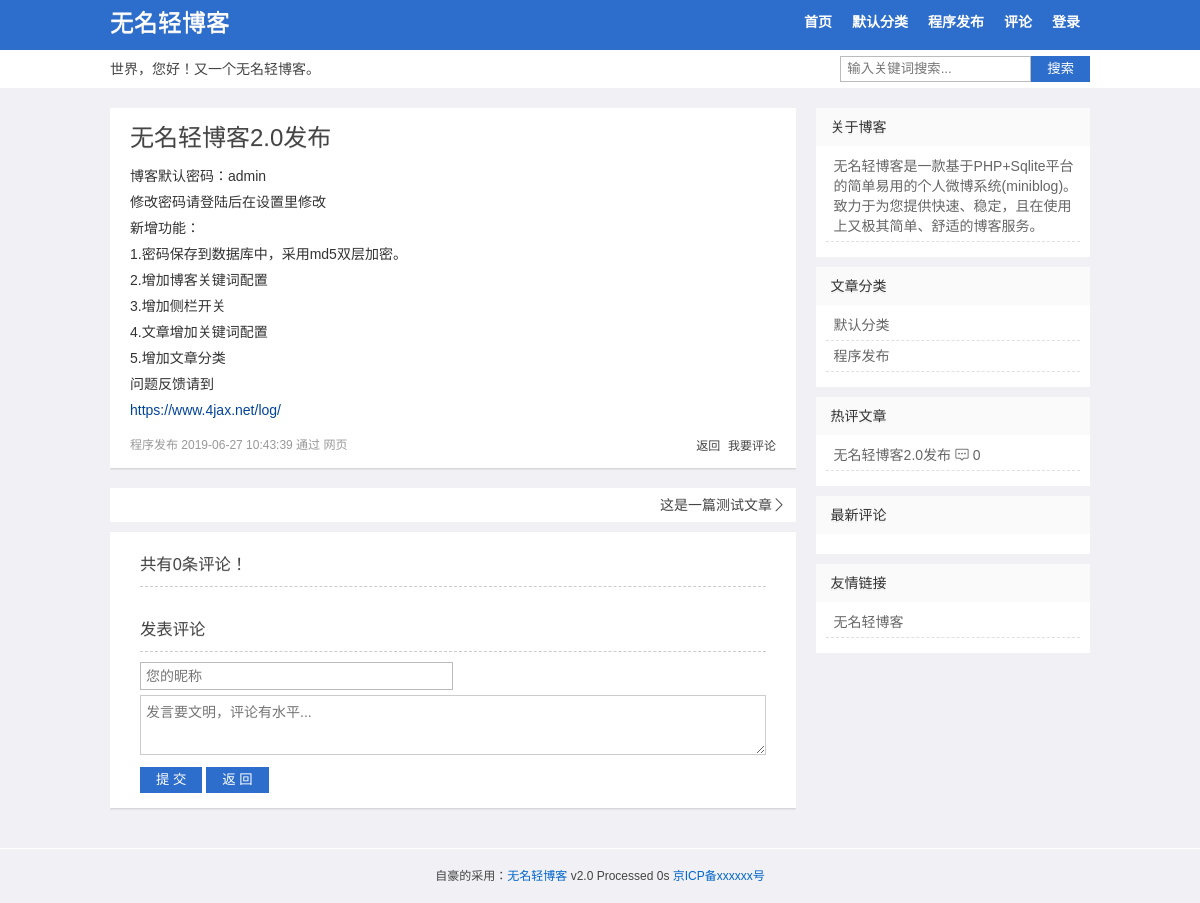
/index.php?act=pl&id=1, run on the app's committed database.
### tables this page shows
CREATE TABLE "Set" (id INT (1), webuser VARCHAR (10), webtitle VARCHAR (20), webkey VARCHAR (100), webpass VARCHAR (32), webdesc VARCHAR (255), webmenu TEXT, webclass VARCHAR (100), plsh INT (1), rewrite INT (1), safecode INT (1), icp VARCHAR (20), widget INT (1) DEFAULT (1));

CREATE TABLE Log (id INTEGER PRIMARY KEY AUTOINCREMENT, title VARCHAR (100), "key" VARCHAR (100), sum VARCHAR (200), content TEXT, pic VARCHAR (200), pics VARCHAR (500), fm VARCHAR (20), atime DATETIME DEFAULT (datetime('now', 'localtime')), ist INT (1) DEFAULT (0), num INTEGER DEFAULT (0), pass VARCHAR (32), hide INT (1) DEFAULT (0), lock INT (1) DEFAULT (0), tid INT (2) DEFAULT (0));

CREATE TABLE Wid (id INTEGER PRIMARY KEY AUTOINCREMENT, title VARCHAR (20), html TEXT, ord INT DEFAULT (1));

### index.php (called while the page is built, shortened)
<?php
$t1 = microtime(true);
require 'app/class/app.php';
$db = new DbHelpClass();
$act = isset($_GET['act']) ? $_GET['act'] : '';
$s = isset($_GET['s']) ? htmlspecialchars($_GET['s']) : '';
$id = isset($_GET['id']) ? intval($_GET['id']) : 0;
$file = self();
if($widget=="1") $wid = $db->getdata("select * from `Wid` order by ord");
switch ($act) {
    case 'pl':
        $rs = $db->getdata("select * from `Log` where id=:id", array(
            'id' => $id
        ));
        $v = $rs[0];
        $title = $v['title'] == '' ? mb_substr(strip_tags($v['sum']) , 0, 15, 'utf-8') : $v['title'];
        $tpl = 'view.php';
        break;
}
include 'assets/'.$template .'/'. $tpl;

### app/class/app.php (the view, shortened to what this page needs)
<?php
$template = 'qblog';
$admin = isset($_SESSION[KEY.'admin'])?$_SESSION[KEY.'admin']:0;
$set = getset();
$webtitle= $set['webtitle'];
$webdesc= $set['webdesc'];
$rewrite = $set['rewrite'];
$safecode = $set['safecode'];
$icp = $set['icp'];
$widget = $set['widget'];
$class = explode(',',$set['webclass']);
$webmenu = vmenu($set['webmenu']);
require_once ROOT_PATH.'assets/'.$template.'/theme.php';
function webmenu(){
  $menu = array('add'=>'发布','set'=>'设置','wid'=>'边栏','logout'=>'退出');
  global $webmenu,$admin,$file,$widget;
  echo $webmenu;
  if($admin === 0 ){
      echo '<li><a href="'.$file.'?act=login">登录</a></li>';
  }else{
    foreach($menu as $k=>$v){
	  if ($widget=="0" && $k=='wid') continue;
	  echo '<li><a href="'.$file.'?act='.$k.'">'.$v.'</a></li>';
	}
  }
}
function _class(){
    global $class;
	$i = 0;
	$str = '';
    foreach($class as $v){
     $str .= '<li><a href="'.vcls($i).'">'.$v.'</a></li>';
     $i++;
	}
	return $str;
}
function view_admin($id,$ist,$v=1){
global $admin,$file;
$txt = $ist==1?'取消':'置顶';
$str = "<a id=\"zd-{$id}\" href=\"javascript:void(0)\" onclick=\"zdlog('{$id}')\">{$txt}</a>&nbsp;<a href=\"{$file}?act=edit&id={$id}\" title=\"编辑微博\">编辑</a>&nbsp;<a href=\"javascript:void(0)\" onclick=\"dellog('{$id}','1')\">删除</a>";
$def = $v == 1?"<a href=\"JavaScript:history.back();\">返回</a>&nbsp; <a href=\"JavaScript:DotRoll('pl')\">我要评论</a>":"";
echo $admin==1?$str:$def;
}
function getset(){
  $db =new DbHelpClass();
  if(empty($_SESSION[KEY.'set'])){
     $rs = $db->getdata("select * from `Set` where id=1");
     $set = $rs[0];
  }else{
     $set = $_SESSION[KEY.'set'];
  }
  return $set;
}
function vurl($id){
   global $rewrite;
   $url =  $rewrite?'post-'.$id.'.html':self().'?act=pl&id='.$id;
   return $url;
}
function vcls($tid){
   global $rewrite;
   $url =  $rewrite?'list-'.$tid.'.html':self().'?tid='.$tid;
   return $url;
}
function vmenu($menu){
	global $rewrite;
	$menu = str_replace('@class',_class(),$menu);
	return $rewrite?str_replace(array('@index','@comment'),array('index.html','comment.html'),$menu):str_replace(array('@index','@comment'),array(self(),self().'?act=plist'),$menu);
}
function self(){
    $self = $_SERVER['PHP_SELF'];
    $php_self=substr($self,strrpos($self,'/')+1);
    return $php_self;
}
class DbHelpClass
    {
        private $conn;
        function __construct()
        {
            $path=ROOT_PATH."app/db/log.db";
			try{
			   $this->conn = new PDO('sqlite:'.$path);
			 }
			catch(Exception $errinfo){
				die ("PDO Connection faild.(可能空间不支持pdo_sqlite，详细错误信息：)".$errinfo);
			}
        }
        function getdata($sql,$params=array())
        {
            $bind=$this->conn->prepare($sql);
            $arrKeys=array_keys($params);
            foreach($arrKeys as $row)
            {
				if(strpos($sql,"like")>-1){
				  $bind->bindValue(":".$row,'%'.$params[$row].'%');
				}else{
                  $bind->bindValue(":".$row,$params[$row]);
				}
            }
            $bind->execute();
            $result=$bind->fetchAll(PDO::FETCH_ASSOC);
            return $result;
        }
    }

### assets/qblog/head.php (shortened to what this page needs)
<?php if(!defined('wmblog'))exit;?><!DOCTYPE HTML>
<html>
<head>
<link href="assets/<?php echo $template;?>/style.css" rel="stylesheet" type="text/css" />
<?php if($tpl=='view.php'){?>
<link href="assets/js/highlightjs/dark.css" rel="stylesheet" type="text/css" />
<?php }?>
</head>
<body>
<div id="wrap">
<div id="header">
  <div class="box-m">
    <div class="logo">
      <h2 id="title"><a href="./"><?php echo $webtitle;?></a></h2>
    </div>
    <div id="navigation">
      <ul id="nav">
		<?php webmenu();?>
      </ul>
    </div>
      </div>
	  <div class="other box-m">
	   <div class="desc"><?php echo $webdesc;?></div>
	   <form method="get" class="search-form" action="<?php echo $file;?>"> <input class="search-text" name="s" autocomplete="off" placeholder="输入关键词搜索..." required="required" type="text" value="<?php echo $s;?>"> <button class="search-submit" alt="搜索" type="submit">搜索</button></form>
	   </div>
</div>

### assets/qblog/view.php (shortened to what this page needs)
<?php include "head.php";?>
  <div id="content">
    <div id="main"<?php if($widget=="0") echo ' class="w100"';?>>
<div id="article">
<?php if ($v['title']<>"") echo '<h1>'.$title.'</h1>';?>
<div class="text"><?php  if($v['pass']==""){echo $v['content']; }else { echo '<p style="color:red;">这是一篇密码日志！</p><p><input placeholder="请输入密码..." name="pass" type="password" value="" id="password" class="search-text" /> <button class="search-submit" onclick="ckpass(\''.$v['id'].'\');" />确认</button></p>';}?></div>
<p class="time clb"><?php  echo $class[$v['tid']].' '.$v['atime']?> 通过 <?php echo $v['fm'];?> </p>
<p class="navPost">
	<?php  view_admin($v['id'],$v['ist']);?>
</p></div>
<div id="articlenav"><?php echo getprenext($v['id'],'pre');echo getprenext($v['id'],'next');?></div>
   <div id="comments">
   <h3><?php if($v['lock']==1 || $v['hide']==1) {echo '评论已关闭！';} else {echo '共有'.$v['num'].'条评论！'; }?></h3>
        <?php  $l=1;foreach($list as $v){?>
		<li class="comlist" id="Com-<?php  echo $v['id'];?>">
		<div id="Ctext-<?php  echo $v['id'];?>" class="comment">
		<div class="comment_meta">
		<cite><?php echo $v['pname'];?></cite> <span class="time"><?php echo $v['ptime']; ?></span>
		<span class="reply"><?php echo '<em>'.$l.'#</em> ';pl_admin( $v['id'], $v['cid'], $v['isn']);?></span>
		</div>
		<p><?php if($v['isn']==1 && $admin===0){echo '评论审核中...'; } else { echo $v['pcontent'];}?></p>
		<?php if($v['rcontent']<>""){?><p class="re">&nbsp;&nbsp;<strong style="color:#C00">回复</strong>：<span><?php echo $v['rcontent']; ?></span></p><?php }?>
		</div>
		</li>
       <?php $l++;} ?>
<div id="respond" class="comment-respond"<?php if($v['lock']==1 || $v['hide']==1) echo ' style="display:none"'?>>
		<h3 id="reply-title" class="comment-reply-title">发表评论</h3>
<div class="s_e mt10"><input name="pname" tabindex="1" placeholder="您的昵称" id="pname" type="text" class="input_narrow" value="<?php echo @$_COOKIE['pname'];?>" maxlength="10" /></div>
<div class="s_e"><textarea tabindex="2" placeholder="发言要文明，评论有水平..." name="plog" rows="3" id="plog" class="input_textarea"></textarea></div>
	 <div class="s_e"><button name="add" onClick="addpl('<?php echo $id;?>','<?php echo $safecode;?>')" id="add" class="btn"> 提 交 </button> <button name="bck" onClick="history.back();" id="bck" class="btn"> 返 回 </button><span id="errmsg"></span></div>
</div>
    </div>
    </div>
    <?php include ("right.php");?>
  </div>
  </div>
<?php include "foot.php";?>
</body>
</html>

### assets/qblog/theme.php (shortened to what this page needs)
<?php
function topic($n){
	global $db;
	$str = '';
    $rs =  $db->getdata("select id,title,sum,num from `Log` where hide=0 order by num desc limit 0,$n");
	foreach($rs as $v){
		if(empty($v['title'])){
		  $title = mb_substr(strip_tags($v['sum']),0,14,'utf-8');
		  if(empty($title)) {$title = '#分享';}
		}else{
		   $title = $v['title'];
		}
	  $str .= '<li><a href="'. vurl($v['id']) .'">'.$title.'</a> <i class="iconfont">&#xe654;</i> '.$v['num'].'</li>';
	}
   return $str;
}
function getprenext($id,$pn){
   global $db;
   if($pn=='pre'){
      $rs =  $db->getdata("SELECT id,title FROM `log` WHERE id <$id ORDER BY id DESC LIMIT 1");
	  $t = '上一篇';
   }else{
      $rs =  $db->getdata("SELECT id,title FROM `log` WHERE id >$id ORDER BY id ASC LIMIT 1");
	  $t = '下一篇';
   }
   if(empty($rs)){
     return '';
   }else{
     return '<a class="'.$pn.'" href="'. vurl($rs[0]['id']) .'">'.($rs[0]['title']==''?$t:$rs[0]['title']).'</a>';
   }
}
?>

### assets/qblog/right.php
<?php if(!defined('wmblog'))exit;
if ($widget=="1"){
?><div id="sidebar">
     <div class="sidebar">
	  <?php foreach($wid as $v){?>
      <div class="widget">
        <h3><?php echo $v['title'];?></h3>
		<?php if($v['html']	==='topic'){?>
           <ul class="topic"><?php echo topic(10);?> </ul>
	    <?php }elseif ($v['html']	==='comment'){?>
           <ul class="comment"><?php echo comment(10);?></ul>
        <?php }elseif ($v['html']	==='class'){?>
           <ul class="comment"><?php echo _class();?></ul>
		<?php }else{?>
		  <ul><?php echo $v['html'];?></ul>
		<?php } ?>
      </div>
	 <?php } ?>
	 </div>
</div>
<?php } ?>

### assets/qblog/foot.php (shortened to what this page needs)
<?php if(!defined('wmblog'))exit; ?><div id="footer">自豪的采用：<a href="http://www.4jax.net">无名轻博客</a> <?php echo VER;?>  Processed <?php $t2 = microtime(true); echo round($t2-$t1,3); ?>s <a href="http://www.miitbeian.gov.cn/" rel="nofollow" target="_blank"><?php echo $icp;?></a></div>

### assets/qblog/style.css (style rules this page uses)
body,h1,h2,h3,p,blockquote,dl,dt,dd,ul,ol,li,button,input,textarea { margin: 0; padding: 0 }
body { font: 14px/24px Microsoft YaHei,Tahoma,Arial; background: #f0f0f5; display: block; cursor: default; color: #444; -webkit-font-smoothing: antialiased }
.iconfont { font-family: "iconfont";font-size: 14px;font-style: normal; }
h1,h2,h3 { font-weight: 500;text-shadow: 0 1px 0 #EEE }
a { color: #444;text-decoration: none }
ol,ul,li { list-style: none }
input,textarea,button { outline: 0 }
input[type^="email"],input[type^="text"],input[type^="password"],textarea { border: 1px solid #bbb; }
input { vertical-align: middle }
*,::after,::before { box-sizing: border-box; }
.box-m { width: 980px;margin:0 auto;position:relative; }
.clb { clear:both }
#header { background:#2d6dcc;width: 100%;margin-bottom: 20px;position: relative;z-index: 100;border-bottom: 38px solid #FFF;height: 88px; }
#content { width: 980px;margin: 0 auto;overflow: hidden;padding-bottom: 20px; }
#main { width: 70%;float: left;overflow: hidden }
#sidebar { width: 28%;float: right;overflow: hidden }
#footer { text-align: center;font-size: 12px;padding: 15px 0;border-top: 1px solid #FFF; }
#header .logo { float: left;margin-top:10px;line-height: 26px;font-size: 14px;position: absolute }
#header .logo a { color: #fff;font-size:24px }
#navigation { position:absolute;right:0;top:10px; }
#nav { display:block; }
#nav li { list-style: none;padding: 0;margin: 0;display: inline }
#nav li { padding: 6px 10px; }
#nav li a { display: inline-block;color: #fff;text-decoration: none;font-size: 14px;font-weight: bold; }
.desc,.search-form { display: block;position: absolute;top: 50px;height: 38px;line-height: 38px; }
.desc { left:0; }
.search-form { right:0;padding:6px 0; }
.search-text { float: left;border-right: 0;padding: 0 6px;height: 26px;line-height: 26px;border-radius: 0; }
.search-submit { cursor: pointer;float: left;line-height: 26px;height: 26px;background: #2d6dcc;color: #FFF;padding: 0 16px;text-align: center;border-radius: 0;border: 0; }
.post_list .time,#article .time { font-size:12px;color:#999999;float:left }
.navPost { float:right; }
.navPost a { font-size:12px; }
#article { margin-bottom: 20px;padding: 15px 20px 10px 20px;background-color: #FFF;box-shadow: 0 1px 2px 0 #CCC;overflow: hidden }
#article h1 { font-size:24px;line-height: 30px; }
.text { margin: 10px 0;color: #333;font-size: 14px;word-wrap:break-word; }
.text p { overflow: auto;padding-bottom:0px;line-height: 26px }
.text a { color: #049 }
#articlenav { background:#fff;padding:5px 10px;overflow: hidden;margin-bottom:10px; }
#articlenav .next { float:right }
#articlenav .next:after { font-family: "iconfont";font-size: 14px;font-style: normal;content: '\e603'; }
.sidebar { box-shadow: 0 1px 2px #CCC;overflow: hidden; }
.widget { background-color: #FFF;margin-bottom: 10px;color: #666;overflow: hidden }
.widget a { color: #666 }
.widget h3 { padding: 0 15px;font-size: 14px;line-height: 38px;color: #333;font-size: 14px;text-shadow: 0 2px 0 #EEE;background: #fafafa; }
.widget ul { padding : 10px }
.widget li { line-height: 20px;padding: 0 0 5px 8px;margin-bottom: 5px;border-bottom: 1px dashed #e0e0e0 }
#comments { clear:both;margin-bottom: 20px;padding: 20px 30px 10px 30px;background-color: #FFF;box-shadow: 0 1px 2px 0 #CCC;overflow: hidden }
#comments h3 { border-bottom: 1px dashed #CCC;padding: 0 0 10px 0; }
.comment { overflow: hidden; }
.mt10 { margin-top:10px; }
#footer a { color: #06C }
#errmsg { padding-left:5px;color:red }
.s_e { margin-bottom:5px; }
.input_textarea { width:100%;border:1px #ccc solid;font:14px Verdana, Arial;padding:5px;box-sizing: border-box; }
.input_narrow { width:50%;border:1px #ccc solid;font:14px Verdana, Arial;padding:5px; }
.btn { cursor: pointer;line-height: 26px;height: 26px;background: #2d6dcc;color: #FFF;padding: 0 16px;text-align: center;border-radius: 0;border: 0; }

### data on the page
set: webtitle "无名轻博客", webmenu "首页 评论", webclass "默认分类", webclass "程序发布", webdesc "世界，您好！又一个无名轻博客。", webclass.tid "程序发布", icp "京ICP备xxxxxx号"
log: title "无名轻博客2.0发布", content "博客默认密码：admin 修改密码请登陆后在设置里修改 新增功能： 1.密码保存到数据库中，采用md5双层加密。 2.增加博客关键词配置 3.增加侧栏开关 4.文章增加关键词配置 5.增加文章分类 问题反馈请到 https://www.4jax.net/log/", atime "2019-06-27 10:43:39", fm "网页", num "0"
log: title "这是一篇测试文章"
wid: title "关于博客", html "无名轻博客是一款基于PHP+Sqlite平台的简单易用的个人微博系统(miniblog)。致力于为您提供快速、稳定，且在使用上又极其简单、舒适的博客服务。"
wid: title "文章分类"
wid: title "热评文章"
wid: title "最新评论"
wid: title "友情链接", html "无名轻博客"

### other printed values
VER "v2.0"
